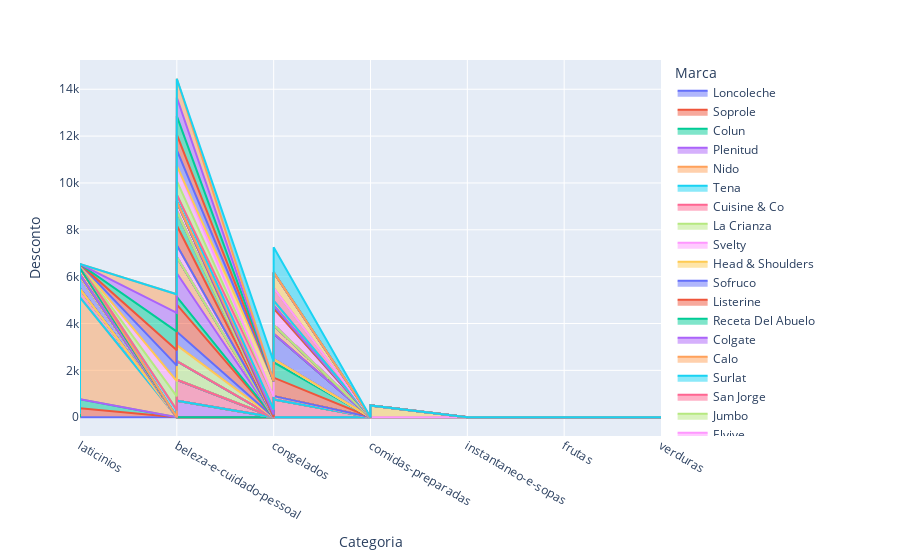

This figure's notebook cell:
### Markdown cell above
# 5 - Plote um gráfico de mapa interativo agrupando os dados por categoria, marca e trazendo a média de desconto.

### Code cell
# Seu código aqui
fig = px.area(df, x="Categoria", y="Desconto", color="Marca", line_group="Marca")
fig.show()
